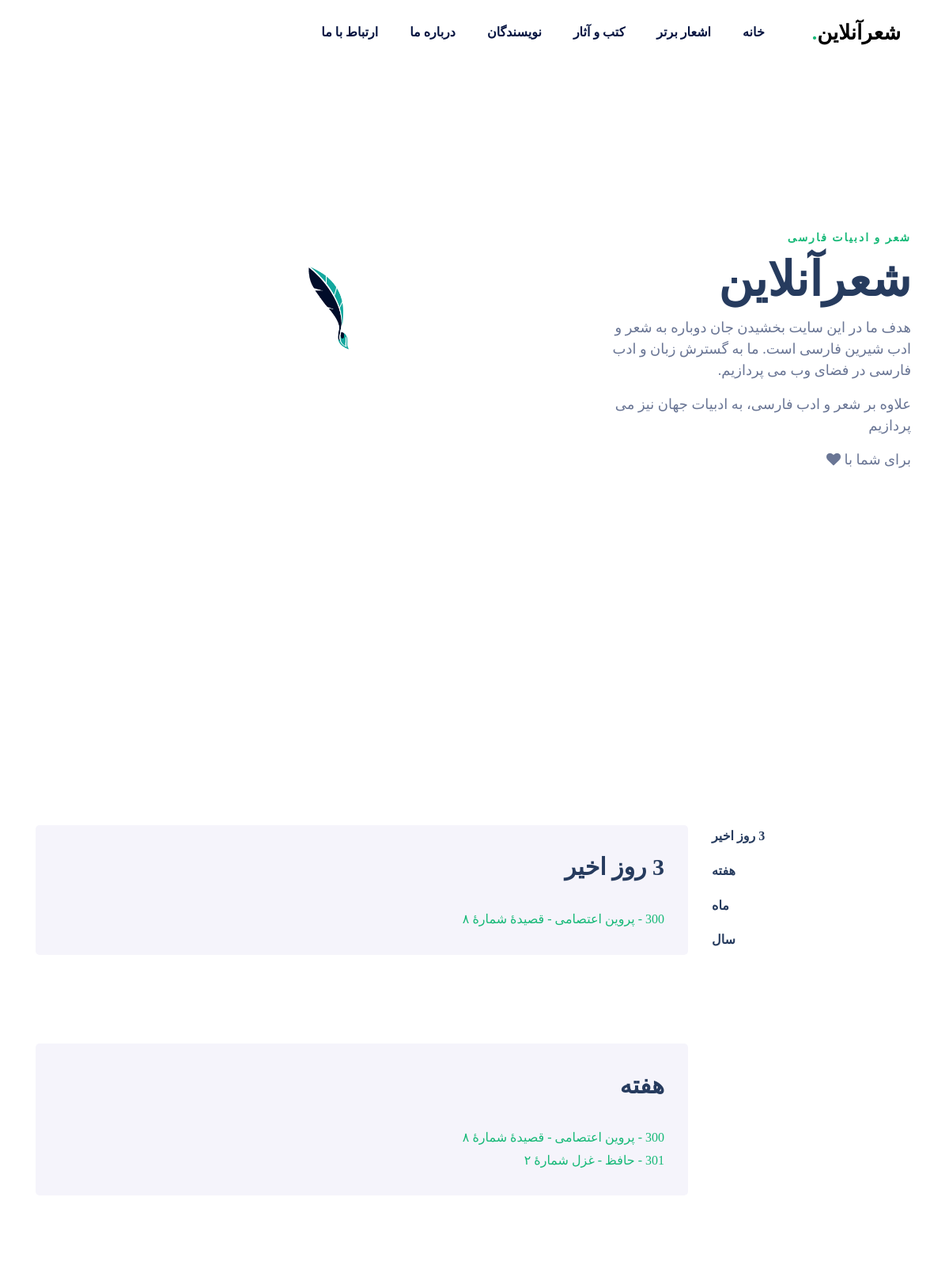
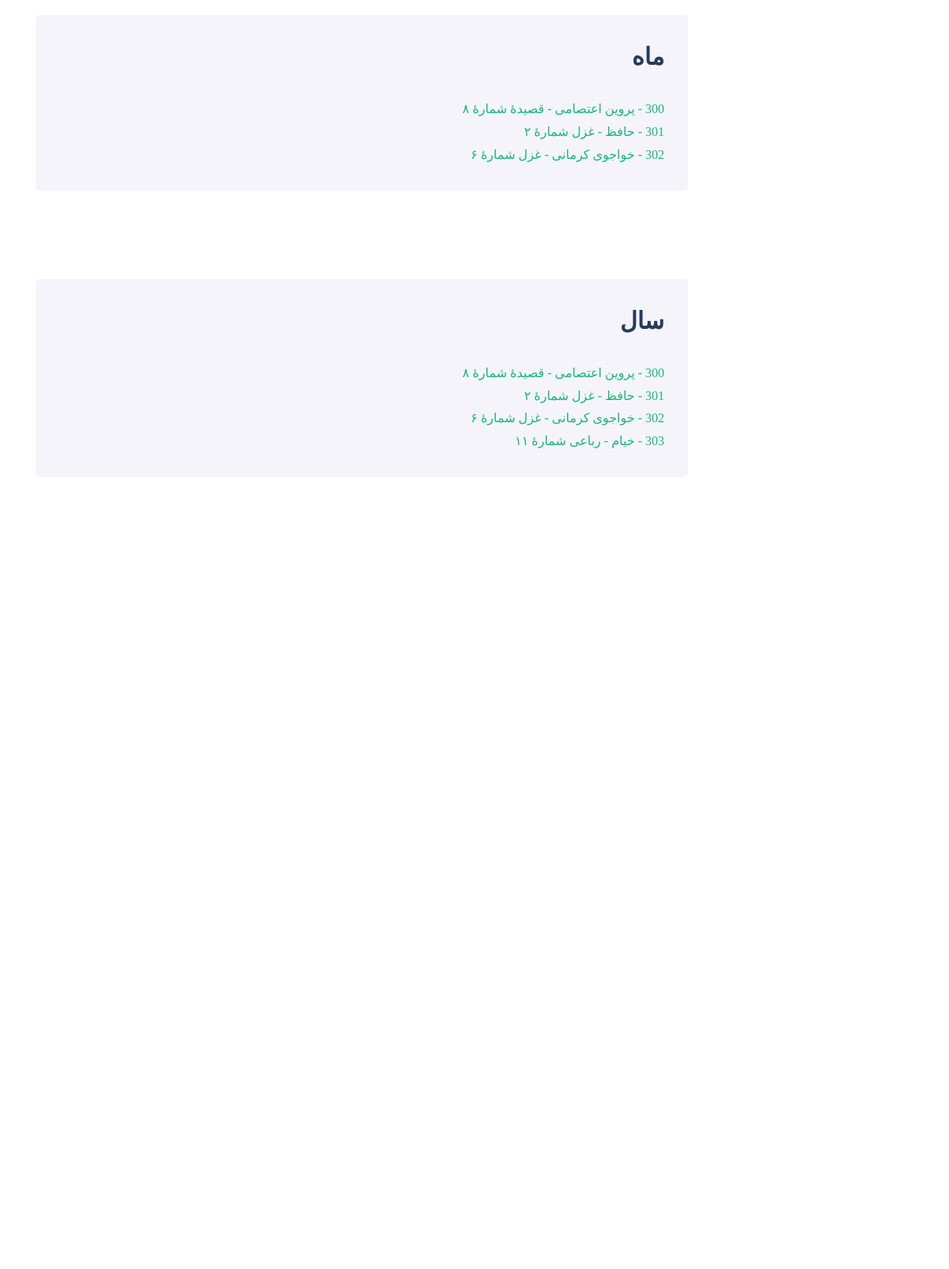
The page / (upper part) on the database its author committed (2 pictures, top to bottom).
### tables this page shows
CREATE TABLE IF NOT EXISTS `poem` (
  `ID` int(11) NOT NULL,
  `Title` mediumtext NOT NULL,
  `Author` mediumtext NOT NULL,
  `Poem` mediumtext NOT NULL,
  PRIMARY KEY (`ID`)
);

### query.php (called while the page is built, shortened)
<?php
$poemsql = "SELECT * FROM poem";
$booksql = "SELECT * FROM book";
?>

### index.php (the view, shortened to what this page needs)
<?php
require_once('query.php');
?>
<!DOCTYPE html>
<html>
  <head>
		<link rel="stylesheet" href="https://stackpath.bootstrapcdn.com/font-awesome/4.7.0/css/font-awesome.min.css">
    <link rel="stylesheet" href="css/animate.css">
    <link rel="stylesheet" href="css/owl.carousel.min.css">
    <link rel="stylesheet" href="css/owl.theme.default.min.css">
    <link rel="stylesheet" href="css/magnific-popup.css">
	<link rel="stylesheet" href="css/flaticon.css">
    <link rel="stylesheet" href="css/style.css">
  </head>
  <body data-spy="scroll" data-target=".site-navbar-target" data-offset="300">
    <nav class="navbar navbar-expand-lg navbar-dark ftco_navbar ftco-navbar-light site-navbar-target" id="ftco-navbar">
	    <div class="container">
	      <a class="navbar-brand" href="index.php" style="font-family: Vazir FD;">شعرآنلاین<span>.</span></a>
	      <div class="collapse navbar-collapse" id="ftco-nav">
	        <ul class="navbar-nav nav ml-auto">
	          <li class="nav-item"><a href="#home-section" class="nav-link"><span>خانه</span></a></li>
	          <li class="nav-item"><a href="#chapter-section" class="nav-link"><span>اشعار برتر</span></a></li>
	          <li class="nav-item"><a href="#projects-section" class="nav-link"><span>کتب و آثار</span></a></li>
	          <li class="nav-item"><a href="#author-section" class="nav-link"><span>نویسندگان</span></a></li>
	          <li class="nav-item"><a href="#about-section" class="nav-link"><span>درباره ما</span></a></li>
	          <li class="nav-item"><a href="#contact-section" class="nav-link"><span>ارتباط با ما</span></a></li>
	        </ul>
	      </div>
	    </div>
	  </nav>
	  <section class="hero-wrap js-fullheight">
      <div class="container-fluid px-0">
      	<div class="row d-md-flex no-gutters slider-text align-items-center text-right js-fullheight justify-content-end">
	      	<img class="one-third" src="images/logo.png" alt="">
	        <div class="one-forth d-flex align-items-center ftco-animate js-fullheight">
	        	<div class="text mt-5">
	        		<span class="subheading">شعر و ادبیات فارسی</span>
		  				<h1 style="font-family: Tanha FD;">شعرآنلاین</h1>
						  <p>هدف ما در این سایت بخشیدن جان دوباره به شعر و ادب شیرین فارسی است. ما به گسترش  زبان و ادب فارسی در فضای وب می پردازیم.</p>
						  <p>علاوه بر شعر و ادب فارسی، به ادبیات جهان نیز  می پردازیم</p>
						  <p>برای شما با <span class="icon fa fa-heart"></span></p>
	          </div>
	        </div>
	    	</div>
      </div>
    </section>
    <section class="ftco-section ftco-no-pb ftco-no-pt" id="chapter-section">
    	<div class="container">
    		<div class="row justify-content-center py-5 mt-5">
        </div>
    		<div class="row">
    			<div class="col-md-3 mb-4">
				    <nav id="navi">
					    <ul>
					      <li><a href="#page-1">3 روز اخیر</a></li>
					      <li><a href="#page-2">هفته</a></li>
					      <li><a href="#page-3">ماه</a></li>
					      <li><a href="#page-4">سال</a></li>
					    </ul>
					  </nav>
					</div>
					<div class="col-md-9 text-right">
					  <div id="page-1" class= "page bg-light one">
					  	<h2 class="heading" style="font-family: Vazir FD;">3 روز اخیر</h2>
					  	<?php
						  $poem = mysqli_query($conn, $poemsql);
						  while($row = mysqli_fetch_assoc($poem)){
							  if($row["ID"]==300){
								  $link = sprintf("<a href=\"poem.php?id=%s\">%s</a>",$row["ID"],$row["ID"]." - ".$row["Author"]." - ".$row["Title"]);
								  echo($link);
							  }
						  }
						?>
					  </div>
					  <div id="page-2" class= "page bg-light two">
					  	<h2 class="heading" style="font-family: Vazir FD;">هفته</h2>
					  	<?php
						  $poem = mysqli_query($conn, $poemsql);
						  while($row = mysqli_fetch_assoc($poem)){
							  if($row["ID"]<=301){
								  $link = sprintf("<a href=\"poem.php?id=%s\">%s</a>",$row["ID"],$row["ID"]." - ".$row["Author"]." - ".$row["Title"]);
								  echo($link."<br>");
							  }
						  }
						?>
					  </div>
					  <div id="page-3" class= "page bg-light three">
					  	<h2 class="heading" style="font-family: Vazir FD;">ماه</h2>
					  	<?php
						  $poem = mysqli_query($conn, $poemsql);
						  while($row = mysqli_fetch_assoc($poem)){
							  if($row["ID"]<=302){
								  $link = sprintf("<a href=\"poem.php?id=%s\">%s</a>",$row["ID"],$row["ID"]." - ".$row["Author"]." - ".$row["Title"]);
								  echo($link."<br>");
							  }
						  }
						?>
					  </div>
					  <div id="page-4" class= "page bg-light four">
					    <h2 class="heading" style="font-family: Vazir FD;">سال</h2>
					    <?php
						  $poem = mysqli_query($conn, $poemsql);
						  while($row = mysqli_fetch_assoc($poem)){
							  if($row["ID"]<=303){
								  $link = sprintf("<a href=\"poem.php?id=%s\">%s</a>",$row["ID"],$row["ID"]." - ".$row["Author"]." - ".$row["Title"]);
								  echo($link."<br>");
							  }
						  }
						?>
					  </div>
					</div>
			  </div>
    	</div>
	</section>
    <section class="ftco-section ftco-project" id="projects-section">
    	<div class="container">
    		<div class="row no-gutters justify-content-center pb-5">
        </div>
    		<div class="row">
				<?php
					$book = mysqli_query($conn, $booksql);
					while($row = mysqli_fetch_assoc($book)){
						$text = sprintf(
						"<div class=\"col-md-3\">"
						."<div class=\"project img ftco-animate d-flex justify-content-center align-items-end\" style=\"background-image: url(".$row["cover"].".jpg);\">"
							."<div class=\"overlay\"></div>"
							."<div class=\"text p-4\">"
								."<h3 style=\"font-family: Vazir FD\"><a href=\"book.php?id=%s\">".$row["Title"]."</a></h3>"
								."<span>".$row["Author"]."</span>"
							."</div>"
						."</div>"
						."</div>",$row["ID"]
						);
						echo($text);
					}
				?>
    		</div>
    	</div>
    </section>
		<section class="ftco-about img ftco-section ftco-no-pt ftco-no-pb" id="author-section">
			<br>
    </section>
  </body>
</html>

### index.php (style rules this page uses)
body { font-family: "Samim FD","Vazir FD","Tanha FD"; }

### rows shown on the page
poem: ID+Author+Title "300 - پروین اعتصامی - قصیدهٔ شمارهٔ ۸"
poem: ID+Author+Title "301 - حافظ - غزل شمارهٔ ۲"
poem: ID+Author+Title "302 - خواجوی کرمانی - غزل شمارهٔ ۶"
poem: ID+Author+Title "303 - خیام - رباعی شمارهٔ ۱۱"
